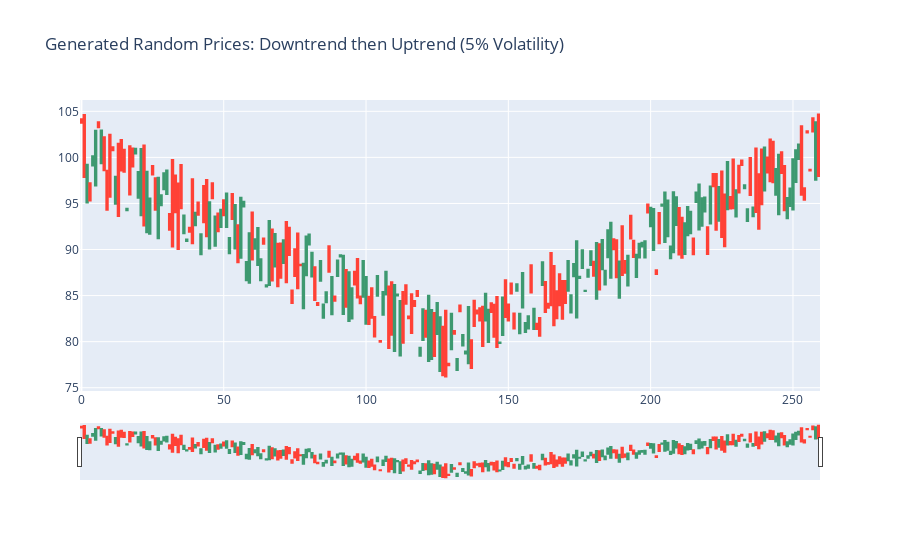

Notebook code cell kept with this figure:
### Code cell
random_down_then_up = generate_reversal_trend_ticker_data(100, 80)
_ = plot_candles_OC(random_down_then_up, "Generated Random Prices: Downtrend then Uptrend (5% Volatility)")

### Figure 1 — Plotly figure (JSON) as saved in the notebook; plotly's stock layout.template omitted (floating-point values rounded to 4 significant figures; data arrays with more than 128 entries replaced by an {"elided": "..."} marker saying what was removed)
{"data": [{"close": {"elided": "260 float values"}, "high": {"elided": "260 float values"}, "low": {"elided": "260 float values"}, "open": {"elided": "260 float values"}, "type": "candlestick", "x": {"elided": "260 int values"}}], "layout": {"title": {"text": "Generated Random Prices: Downtrend then Uptrend (5% Volatility)"}}}
